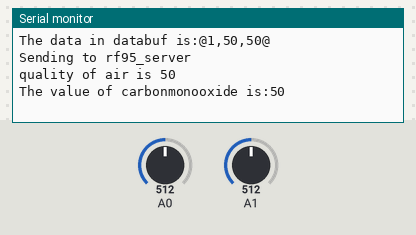
Recording of a sketch running on a simulated Arduino Uno, built with avr-gcc and run on an emulated ATmega328P. Parts: the last lines printed to the serial monitor. The test bench sets the inputs (shaded band); at power-on: A0 = 512, A1 = 512. No radio packets arrive unless stated.

Above: at 15.0 s.
15.1 s: A0 set to 93
At 16.9 s:
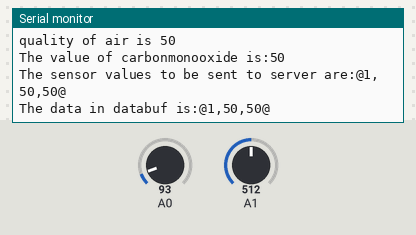
21.3 s: A0 set to 112
At 22.2 s:
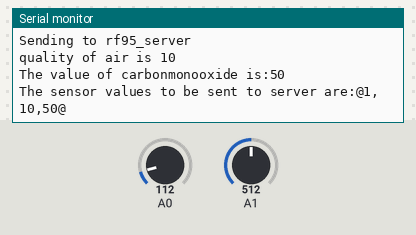
Timing chart, 0 to 24.3 s (numbered marks = the images above; inputs shaded):
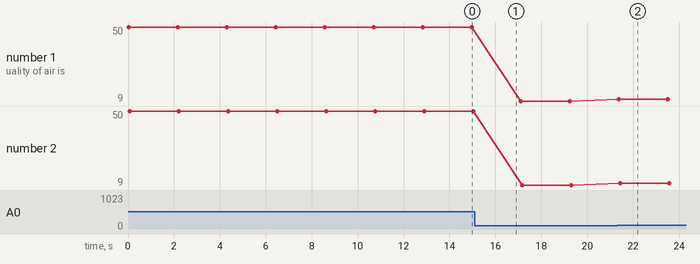

The sketch:

lora_client.ino
```cpp
#include <SPI.h>
#include <RH_RF95.h>
RH_RF95 rf95;
int aq ,co ,airquality,carbonmonooxide;
String totaldata;

String datastring="",deviceId = "1";
char databuf[50];
char databuf1[50];
uint8_t dataoutgoing[10];
uint8_t dataoutgoing1[10];

void setup()
{

  Serial.begin(9600);
  while (!Serial) ; // Wait for serial port to be available
  if (!rf95.init())
    Serial.println("init failed");

}

void loop()
{
  Serial.println("Sending to rf95_server");
   aq =analogRead(A0);//Reading voltage from A0 of Arduino
   co =analogRead(A1);//Reading current from A1 of Arduino
   airquality = map(aq,0,1023,0,100);
   carbonmonooxide = map(co,0,1023,0,100);


  Serial.print("quality of air is ");Serial.println(airquality);
  Serial.print("The value of carbonmonooxide is:");Serial.println(carbonmonooxide);


  String totaldata= "@"+String(deviceId)+","+String(airquality)+","+String(carbonmonooxide)+"@";


  Serial.print("The sensor values to be sent to server are:");
  Serial.println(totaldata);


   for(int i=0;i<(totaldata.length());i++){
    databuf[i]=totaldata[i];
}
delay(1000);
 strcpy((char *)dataoutgoing,databuf);
  Serial.print("The data in databuf is:") ;
  Serial.println(databuf);
  //delay(4000) ;
 rf95.send(dataoutgoing, sizeof(dataoutgoing));
  //rf95.send(dataoutgoing);


  rf95.waitPacketSent();


  delay(1000);

}
```

Measured:
- the behaviour switches between 102 and 103 on A0 (found by bisection; images 1 and 2)
- after the input at 21.3 s, the serial monitor: prints a new line after 0.07 s (image 2)
- plotted number 1: 50 → 9 after the input at 15.1 s, 9 → 10 after the input at 21.3 s
- plotted number 2: 50 → 9 after the input at 15.1 s, 9 → 10 after the input at 21.3 s
